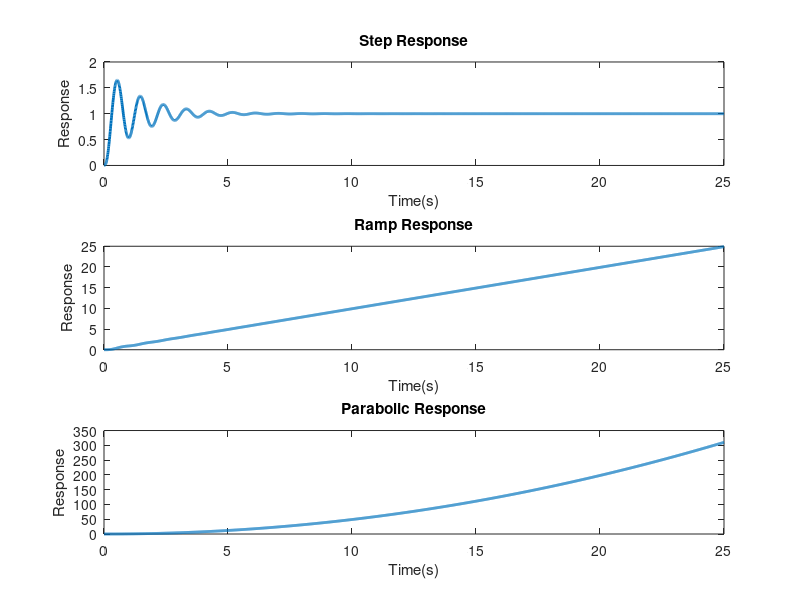

Write MATLAB code to recreate this figure.
clc; clear; close all;
format compact;

% Defining variables
k = 672;           % from the calcultaion
t = 0:0.01:25;     % Time

% Defining systems
s = tf('s');
open_sys = (k*s+5*k)/(s*(s+6)*(s+7)*(s+8));
close_sys = feedback(open_sys, 1);

% Finding the responses
step_res = step(close_sys, t);              % Step response
ramp_res = step(close_sys*1/s, t);          % Ramp response
parabola_res = step(close_sys*1/s^2, t);    % Parabolic response 

% Plotting the output
subplot(311), plot(t, step_res, 'LineWidth',2), title("Step Response"), xlabel("Time(s)"), ylabel("Response")
subplot(312), plot(t, ramp_res, 'LineWidth',2), title("Ramp Response"), xlabel("Time(s)"), ylabel("Response")
subplot(313), plot(t, parabola_res, 'LineWidth',2), title("Parabolic Response"), xlabel("Time(s)"), ylabel("Response")